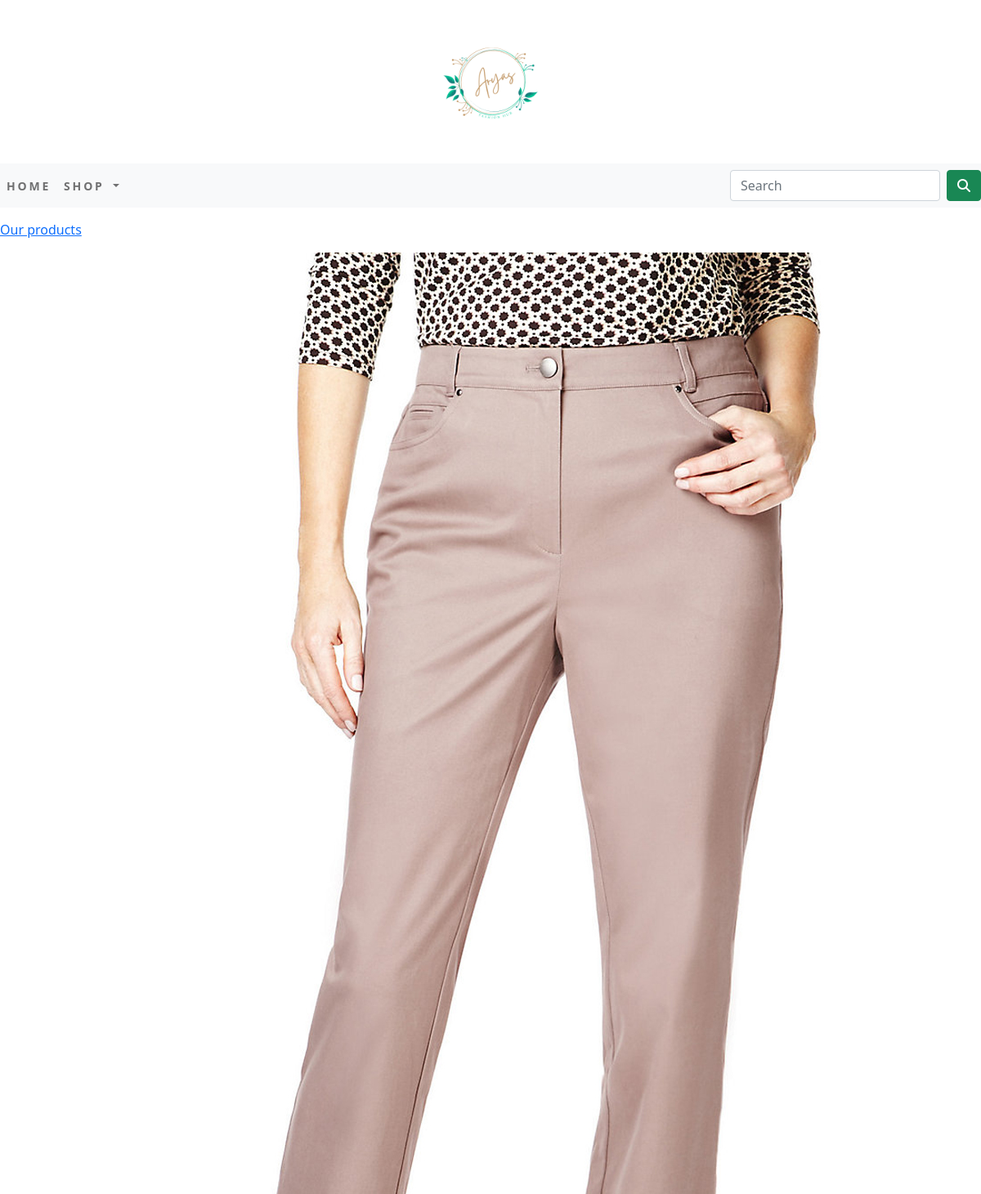
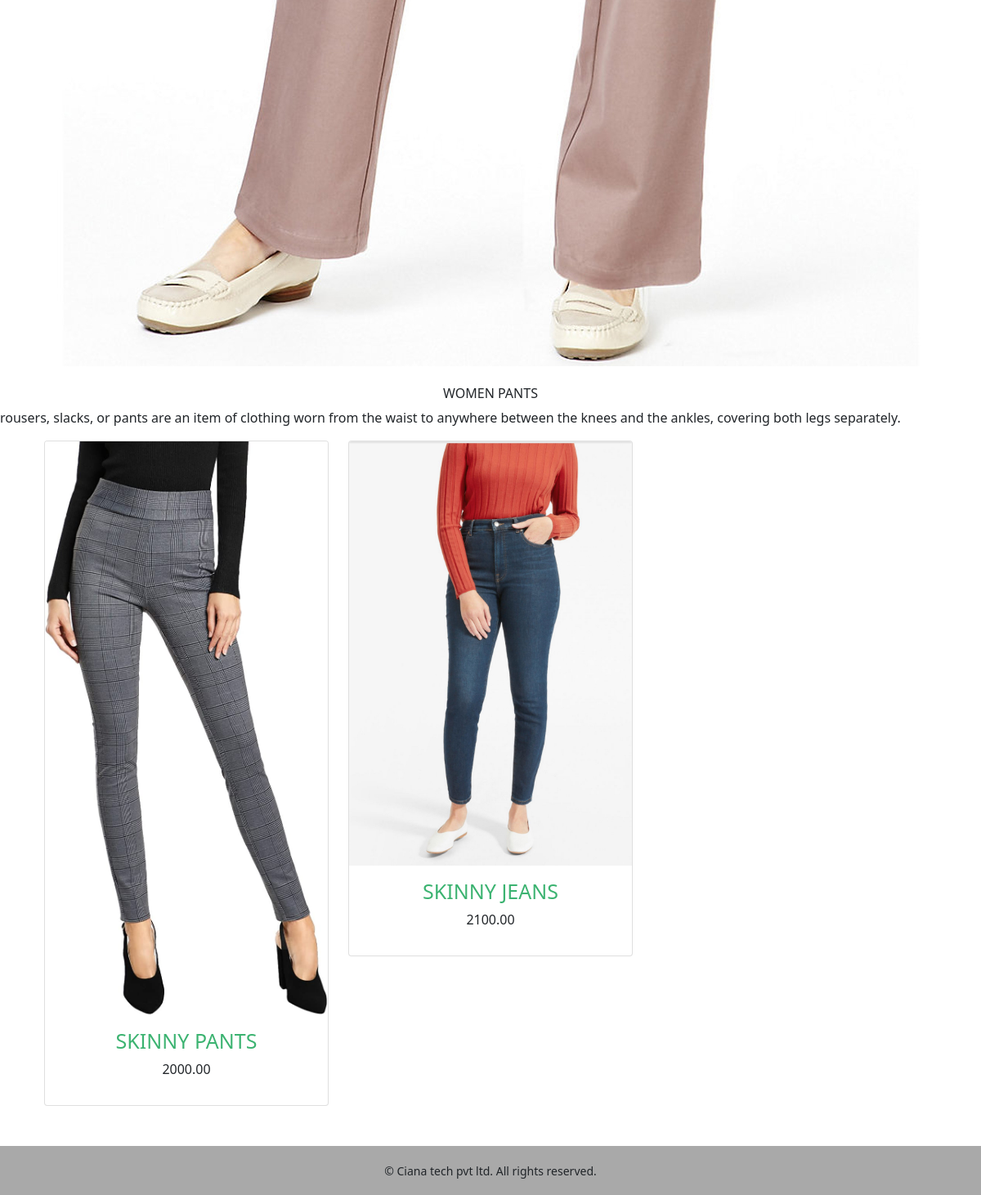
/shop/women-pants/, run on the app's committed database (2 pictures, top to bottom).
### shopapp/models.py (models this page shows, shortened)
class Category(models.Model):
      name =models.CharField(max_length=250,unique=True)
      slug =models.SlugField(max_length=250,unique=True)
      des  =models.TextField(blank=True)
      image =models.ImageField(upload_to='category',blank=True)
      class Meta:
         ordering=['name']
         verbose_name='category'
         verbose_name_plural='cateogries'
      def get_url (self):
          return reverse('shopapp:products_by_category',args=[self.slug])

class Product(models.Model):
       name    =models.CharField(max_length=250,unique=True)
       slug    =models.SlugField(max_length=250,unique=True)
       des     =models.TextField(blank=True)
       price   =models.DecimalField(max_digits=10,decimal_places=2)
       category=models.ForeignKey(Category,on_delete=models.CASCADE)
       image   =models.ImageField(upload_to='product',blank=True)
       stock   =models.IntegerField()
       avaliable=models.BooleanField(default=True)
       created  =models.DateTimeField(auto_now_add=True)
       updated  =models.DateTimeField(auto_now=True)
       def get_url (self):
           return reverse('shopapp:prodCatDetail',args=[self.category.slug,self.slug])
       class Meta:
          ordering=['name']
          verbose_name='product'
          verbose_name_plural='products'

### shopapp/views.py (the view)
# urls.py: path('',views.allProductCat,name="allProductCat"),
def allProductCat(request,c_slug=None):
    c_page=None
    products_list=None
    if c_slug!=None:
        c_page=get_object_or_404(Category,slug=c_slug)
        products_list=Product.objects.all().filter(category=c_page,avaliable=True)
    else:
        products_list=Product.objects.all().filter(avaliable=True)
    paginator=Paginator(products_list,6)
    try:
        page=int(request.GET.get('page','1'))
    except:
        page=1
    try:
        products=paginator.page(page)
    except (EmptyPage,InvalidPage):
        products=paginator.page(paginator.num_pages)
    return render(request,"category.html",{'category':c_page,'products':products})

### cart/context_processors.py (called while the page is built)
def counter(request):
    item_count=0
    if 'admin' in request.path:
        return {}
    else:
        try:
            cart=Cart.objects.filter(cart_id=_cart_id(request))
            cart_items=CartItem.objects.all().filter(cart=cart[:1])
            for cart_item in cart_items:
                item_count += cart_item.quantity
        except Cart.DoesNotExist:
             item_count=0
    return dict(item_count=item_count)

### cart/views.py (called while the page is built)
def _cart_id(request):
    cart=request.session.session_key
    if not cart:
        cart=request.session.create()
    return cart

### shopapp/context_processors.py (called while the page is built)
def menu_links(request):
        links=Category.objects.all()
        return dict(links=links)

### templates/category.html (shortened to what this page needs)
{% extends 'base.html' %}
{% load static %}
{% block content %}
{% if category %}
<div>
    <div class="row my_row_class">
        <div class="mx-auto">
        <p><a href="{% url 'shopapp:allProductCat' %}">Our products </a></p>
       </div>
    </div>
</div>
{% endif %}
<div class="mx-auto">
    {% if category %}
         <img class="my_image" src="{{ category.image.url }}" alt="{{ category.name }}">
</div>
    <br>
<div>
         <h1 class="text-center my_title">{{ category.name }}</h1>
         <p class="text-justify">{{ category.des }}</p>
</div>
    {% endif %}
<div class="container">
    <div class="row mx-auto">
        {% for product in products.object_list %}
         <div class="my_bottom_margin  col-9 col-sm-12 col-md-4 col-lg-4">
            <div class="card text-center" style="min-width:16rem;">
                      <a href="{{ product.get_url }}"> <img class="card-img-top my_image" src="{{ product.image.url }}" alt="{{ product.name }}" ></a>
                <div class="card-body">
                  <h4>{{ product.name }}</h4>
                  <p>{{ product.price }}</p>
                </div>
            </div>
        </div>
          {% endfor %}
    </div>
    <br>
</div>
{% endblock %}

### static/css/custom.css (style rules this page uses)
body { font-family: 'Roboto', sans-serif; }
.my_row_class { padding-top:15px; }
.my_image { width:100%; height:auto; }
.my_title { font-size : 16px; text-transform: uppercase; }
.my_bottom_margin { margin-bottom:25px; }
.card-body h4 { color:MediumSeaGreen; font-size:25px; text-transform:uppercase; }

### data on the page
Category: image (picture), name "WOMEN PANTS", des "rousers, slacks, or pants are an item of clothing worn from the waist to anywhere between the knees and the ankles, covering both legs separately."
Product: image (picture), name "SKINNY PANTS", price "2000.00"
Product: image (picture), name "SKINNY JEANS", price "2100.00"
